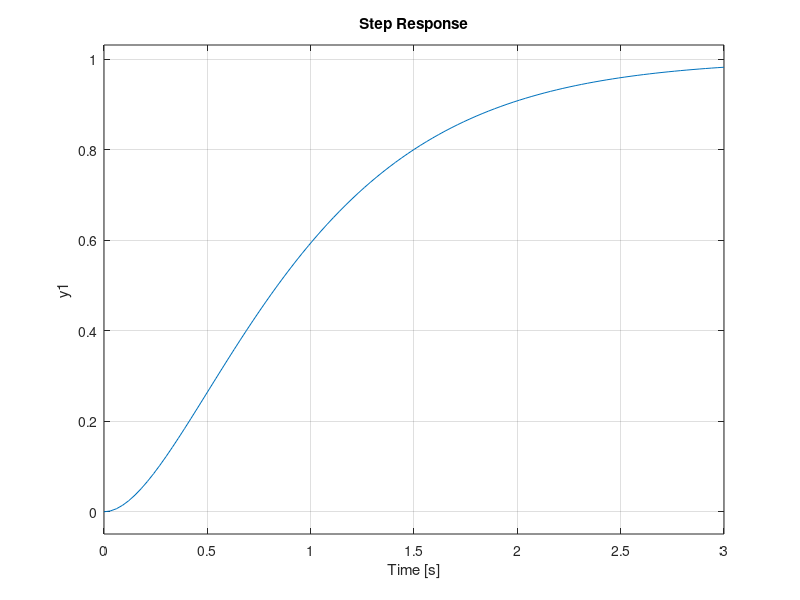

The MATLAB script that drew this image: (Note: this script raises an error after producing the figure.)
s = tf('s');
%define the system parameters
wn = 2; % wn
k = 4; % wn^2
zeta = 1;

%Transfer function (closed_loop):
T = wn^2 / (s^2 + 2*s*wn*zeta + wn^2);
step(T)
stepinfo(T)
